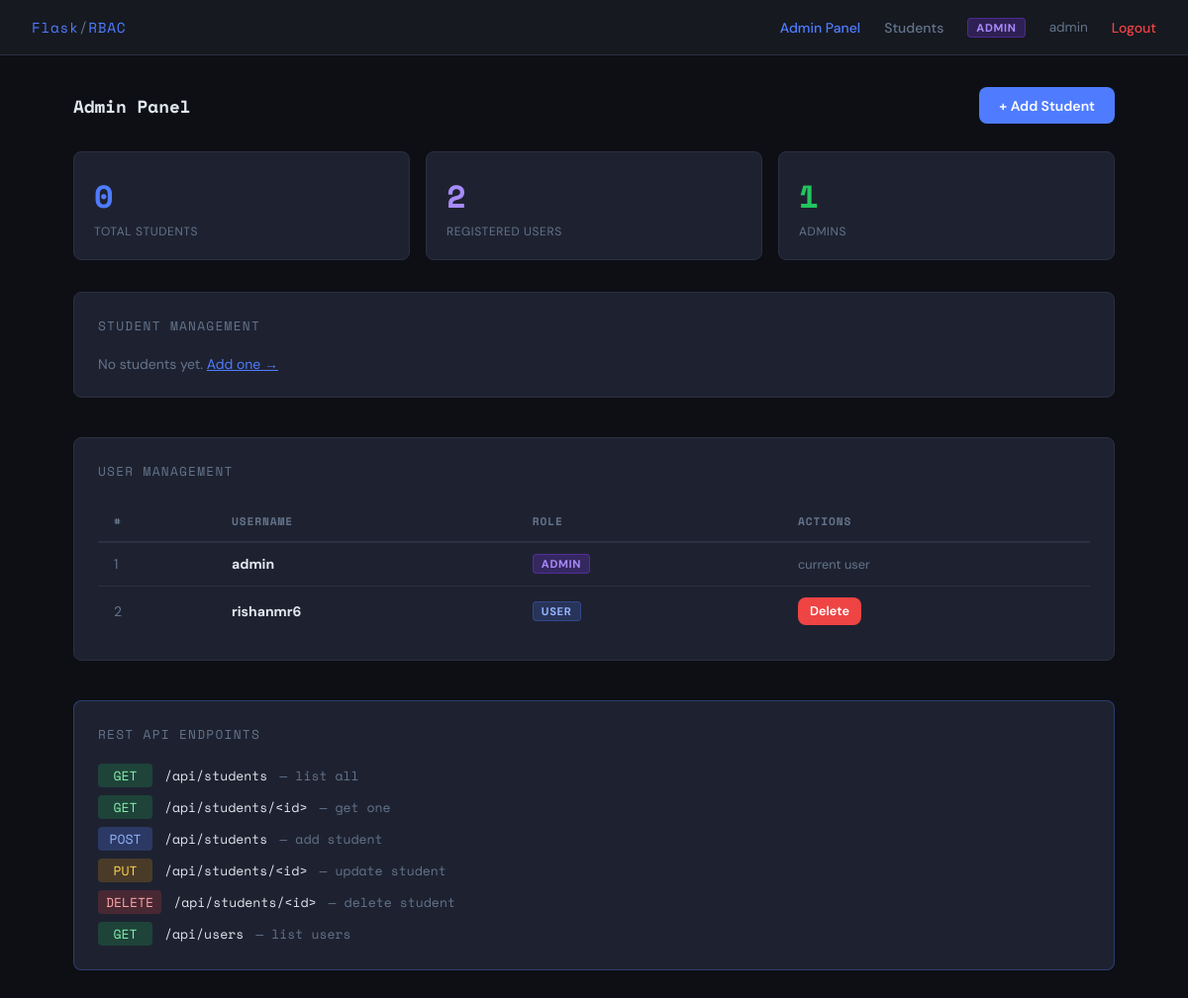
The page /admin (signed in) on the database its author committed.
### tables this page shows
CREATE TABLE users (
            id       INTEGER PRIMARY KEY AUTOINCREMENT,
            username TEXT    UNIQUE NOT NULL,
            password TEXT    NOT NULL,
            role     TEXT    NOT NULL DEFAULT 'user'
        );

### app.py (the view)
@app.route('/admin')
@admin_required
def admin_dashboard():
    db = get_db()
    users    = db.execute("SELECT id, username, role FROM users").fetchall()
    students = db.execute("SELECT * FROM students").fetchall()
    db.close()
    return render_template('admin.html', users=users, students=students)

### app.py (called while the page is built)
def get_db():
    db = sqlite3.connect(DATABASE)
    db.row_factory = sqlite3.Row
    return db

def admin_required(f):
    @wraps(f)
    def wrapper(*args, **kwargs):
        if 'user' not in session or session.get('role') != 'admin':
            flash('Admin access required.', 'error')
            return redirect(url_for('dashboard'))
        return f(*args, **kwargs)
    return wrapper

### templates/admin.html (shortened to what this page needs)
{% extends 'base.html' %}
{% block content %}
<div class="page-header">
  <h1>Admin Panel</h1>
  <a href="{{ url_for('admin_add_student') }}" class="btn btn-primary">+ Add Student</a>
</div>
<div class="stats-row">
  <div class="stat-card">
    <div class="stat-num" style="color:var(--accent)">{{ students|length }}</div>
    <div class="stat-label">Total Students</div>
  </div>
  <div class="stat-card">
    <div class="stat-num" style="color:#a78bfa">{{ users|length }}</div>
    <div class="stat-label">Registered Users</div>
  </div>
  <div class="stat-card">
    <div class="stat-num" style="color:var(--green)">
      {{ users | selectattr('role','equalto','admin') | list | length }}
    </div>
    <div class="stat-label">Admins</div>
  </div>
</div>
<div class="card">
  <div class="card-title">Student Management</div>
  {% if students %}
  <div class="table-wrap">
    <table>
      <thead>
        <tr><th>#</th><th>Name</th><th>Email</th><th>Course</th><th>Actions</th></tr>
      </thead>
      <tbody>
        {% for s in students %}
        <tr>
          <td style="color:var(--muted)">{{ s.id }}</td>
          <td><strong>{{ s.name }}</strong></td>
          <td>{{ s.email }}</td>
          <td>{{ s.course }}</td>
          <td>
            <div class="actions">
              <a href="{{ url_for('admin_edit_student', id=s.id) }}" class="btn btn-warning btn-sm">Edit</a>
              <a href="{{ url_for('admin_delete_student', id=s.id) }}"
                 class="btn btn-danger btn-sm"
                 onclick="return confirm('Delete {{ s.name }}?')">Delete</a>
            </div>
          </td>
        </tr>
        {% endfor %}
      </tbody>
    </table>
  </div>
  {% else %}
  <p style="color:var(--muted);font-size:.875rem">No students yet. <a href="{{ url_for('admin_add_student') }}" style="color:var(--accent)">Add one →</a></p>
  {% endif %}
</div>
<div class="card section-gap">
  <div class="card-title">User Management</div>
  <div class="table-wrap">
    <table>
      <thead>
        <tr><th>#</th><th>Username</th><th>Role</th><th>Actions</th></tr>
      </thead>
      <tbody>
        {% for u in users %}
        <tr>
          <td style="color:var(--muted)">{{ u.id }}</td>
          <td><strong>{{ u.username }}</strong></td>
          <td>
            <span class="badge {% if u.role == 'admin' %}badge-admin{% else %}badge-user{% endif %}">{{ u.role }}</span>
          </td>
          <td>
            {% if u.id != session.user_id %}
            <a href="{{ url_for('admin_delete_user', id=u.id) }}"
               class="btn btn-danger btn-sm"
               onclick="return confirm('Delete user {{ u.username }}?')">Delete</a>
            {% else %}
            <span style="color:var(--muted);font-size:.8rem">current user</span>
            {% endif %}
          </td>
        </tr>
        {% endfor %}
      </tbody>
    </table>
  </div>
</div>
<div class="card section-gap" style="border-color:rgba(79,124,255,.3)">
  <div class="card-title">REST API Endpoints</div>
  <div style="display:grid;gap:.5rem;font-size:.82rem;font-family:'Space Mono',monospace">
    <div style="display:flex;gap:.75rem;align-items:center">
      <span style="background:rgba(34,197,94,.2);color:#86efac;padding:2px 8px;border-radius:4px;min-width:55px;text-align:center">GET</span>
      <span style="color:var(--text)">/api/students</span>
      <span style="color:var(--muted)">— list all</span>
    </div>
    <div style="display:flex;gap:.75rem;align-items:center">
      <span style="background:rgba(34,197,94,.2);color:#86efac;padding:2px 8px;border-radius:4px;min-width:55px;text-align:center">GET</span>
      <span style="color:var(--text)">/api/students/&lt;id&gt;</span>
      <span style="color:var(--muted)">— get one</span>
    </div>
    <div style="display:flex;gap:.75rem;align-items:center">
      <span style="background:rgba(79,124,255,.25);color:#93b4ff;padding:2px 8px;border-radius:4px;min-width:55px;text-align:center">POST</span>
      <span style="color:var(--text)">/api/students</span>
      <span style="color:var(--muted)">— add student</span>
    </div>
    <div style="display:flex;gap:.75rem;align-items:center">
      <span style="background:rgba(245,158,11,.2);color:#fcd34d;padding:2px 8px;border-radius:4px;min-width:55px;text-align:center">PUT</span>
      <span style="color:var(--text)">/api/students/&lt;id&gt;</span>
      <span style="color:var(--muted)">— update student</span>
    </div>
    <div style="display:flex;gap:.75rem;align-items:center">
      <span style="background:rgba(239,68,68,.2);color:#fca5a5;padding:2px 8px;border-radius:4px;min-width:55px;text-align:center">DELETE</span>
      <span style="color:var(--text)">/api/students/&lt;id&gt;</span>
      <span style="color:var(--muted)">— delete student</span>
    </div>
    <div style="display:flex;gap:.75rem;align-items:center">
      <span style="background:rgba(34,197,94,.2);color:#86efac;padding:2px 8px;border-radius:4px;min-width:55px;text-align:center">GET</span>
      <span style="color:var(--text)">/api/users</span>
      <span style="color:var(--muted)">— list users</span>
    </div>
  </div>
</div>
{% endblock %}

### templates/base.html (shortened to what this page needs)
<!DOCTYPE html>
<html lang="en">
<head>
</head>
<body>
  {% if session.user %}
  <nav>
    <div class="nav-brand">Flask<span>/</span>RBAC</div>
    <div class="nav-links">
      {% if session.role == 'admin' %}
        <a href="{{ url_for('admin_dashboard') }}" {% if request.endpoint == 'admin_dashboard' %}class="active"{% endif %}>Admin Panel</a>
      {% endif %}
      <a href="{{ url_for('dashboard') }}" {% if request.endpoint == 'dashboard' %}class="active"{% endif %}>Students</a>
      <span class="badge {% if session.role == 'admin' %}badge-admin{% else %}badge-user{% endif %}">{{ session.role }}</span>
      <span style="color:var(--muted);font-size:.85rem">{{ session.user }}</span>
      <a href="{{ url_for('logout') }}" style="color:var(--red)">Logout</a>
    </div>
  </nav>
  {% endif %}
  <main>
    {% block content %}{% endblock %}
  </main>
</body>
</html>

### templates/base.html (style rules this page uses)
*, *::before, *::after { box-sizing: border-box; margin: 0; padding: 0; }
:root { --bg: #0d0f14; --surface: #161920; --card: #1e2230; --border: #2a2f42; --accent: #4f7cff; --accent2: #7c3aed; --green: #22c55e; --red: #ef4444; --yellow: #f59e0b; --text: #e2e8f0; --muted: #64748b; --radius: 8px; }
body { font-family: 'DM Sans', sans-serif; background: var(--bg); color: var(--text); min-height: 100vh; }
nav { background: var(--surface); border-bottom: 1px solid var(--border); padding: 0 2rem; display: flex; align-items: center; justify-content: space-between; height: 56px; position: sticky; top: 0; z-index: 100; }
.nav-brand { font-family: 'Space Mono', monospace; font-size: .9rem; color: var(--accent); letter-spacing: .05em; }
.nav-brand span { color: var(--muted); }
.nav-links { display: flex; gap: 1.5rem; align-items: center; }
.nav-links a { color: var(--muted); text-decoration: none; font-size: .875rem; font-weight: 500; transition: color .2s; }
.nav-links a.active { color: var(--accent); }
.badge { display: inline-block; padding: 2px 8px; border-radius: 4px; font-size: .7rem; font-weight: 700; letter-spacing: .06em; text-transform: uppercase; }
.badge-admin { background: rgba(124,58,237,.25); color: #a78bfa; border: 1px solid rgba(124,58,237,.4); }
.badge-user { background: rgba(79,124,255,.2); color: #93b4ff; border: 1px solid rgba(79,124,255,.3); }
main { max-width: 1100px; margin: 0 auto; padding: 2rem 1.5rem; }
.card { background: var(--card); border: 1px solid var(--border); border-radius: var(--radius); padding: 1.5rem; }
.card-title { font-family: 'Space Mono', monospace; font-size: .8rem; letter-spacing: .1em; text-transform: uppercase; color: var(--muted); margin-bottom: 1.25rem; }
.btn { display: inline-block; padding: .6rem 1.25rem; border-radius: var(--radius); font-family: inherit; font-size: .875rem; font-weight: 600; cursor: pointer; text-decoration: none; border: none; transition: opacity .2s, transform .1s; }
.btn-primary { background: var(--accent); color: #fff; }
.btn-danger { background: var(--red); color: #fff; }
.btn-sm { padding: .35rem .75rem; font-size: .8rem; }
.table-wrap { overflow-x: auto; }
table { width: 100%; border-collapse: collapse; font-size: .875rem; }
thead tr { border-bottom: 2px solid var(--border); }
th { padding: .75rem 1rem; text-align: left; font-family: 'Space Mono', monospace; font-size: .7rem; letter-spacing: .08em; text-transform: uppercase; color: var(--muted); }
td { padding: .7rem 1rem; border-bottom: 1px solid var(--border); color: var(--text); }
tr:last-child td { border-bottom: none; }
.stats-row { display: grid; grid-template-columns: repeat(auto-fit, minmax(160px,1fr)); gap: 1rem; margin-bottom: 2rem; }
.stat-card { background: var(--card); border: 1px solid var(--border); border-radius: var(--radius); padding: 1.25rem; }
.stat-num { font-family: 'Space Mono', monospace; font-size: 2rem; font-weight: 700; }
.stat-label { font-size: .75rem; color: var(--muted); margin-top: .25rem; text-transform: uppercase; letter-spacing: .05em; }
.page-header { display: flex; align-items: center; justify-content: space-between; margin-bottom: 1.75rem; }
.page-header h1 { font-family: 'Space Mono', monospace; font-size: 1.1rem; }
.section-gap { margin-top: 2.5rem; }

### rows shown on the page
users: id "1", username "admin", role "ADMIN", shows "current user"
users: id "2", username "rishanmr6", role "USER"

### other values the page prints
{{ session.role }} "ADMIN"
{{ session.user }} "admin"
{{ students|length }} "0"
{{ users|length }} "2"
{{ users | selectattr('role','equalto','admin') | list | length }} "1"
